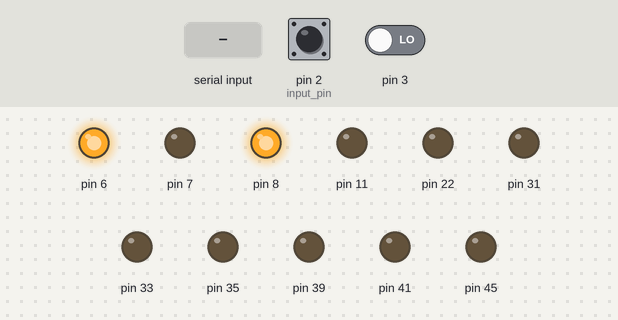
Bench run of a sketch on a simulated Arduino Mega 2560, built with avr-gcc and run on an emulated ATmega2560. Parts: output pins drawn as LEDs (lit = HIGH). The inputs (shaded band) are chosen by the test bench; at power-on: pin 2 (input_pin) LOW, pin 3 LOW. What the sketch prints to the serial monitor is not drawn.

Above: at 1.2 s.
1.3 s: "1,90,45\n" received over Serial
At 2.1 s:
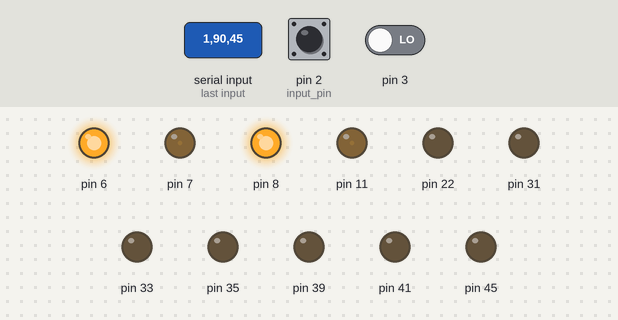
3.8 s: "30,150\n" received over Serial
At 4.7 s:
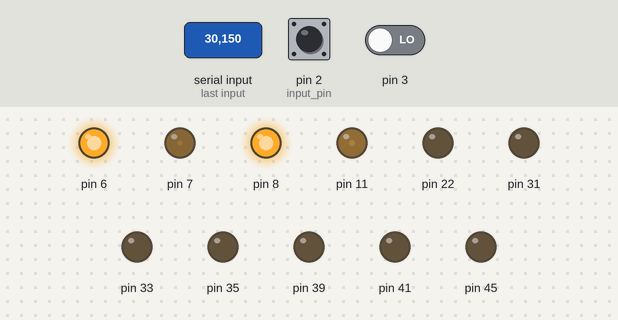
6.8 s: "5\n" received over Serial
At 8.9 s:
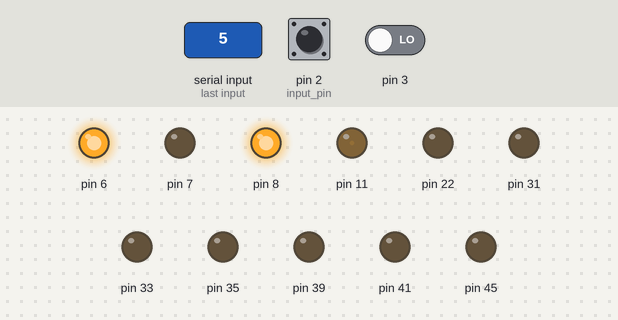
9.3 s: "90\n" received over Serial
At 10.8 s:
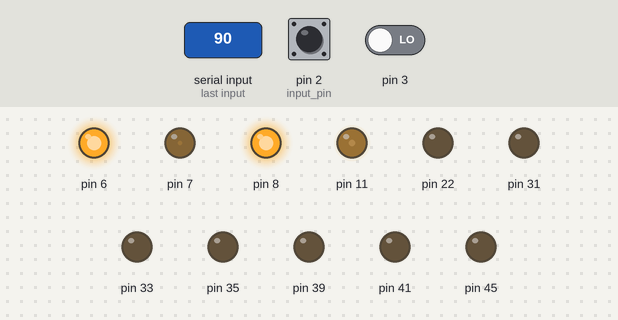
12.3 s: pin 2 (input_pin) pulsed HIGH 2 times (0.12 s each, 0.3 s apart)
At 13.4 s:
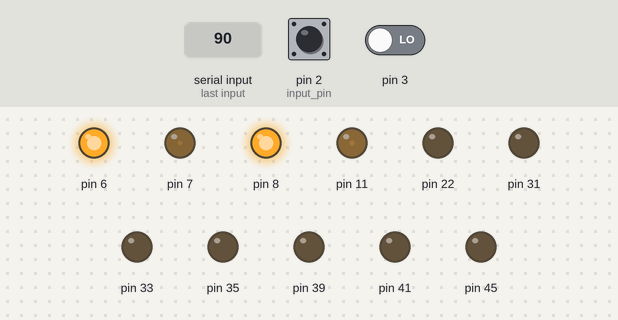
Timing chart, 0 to 15.3 s (numbered marks = the images above; inputs shaded):
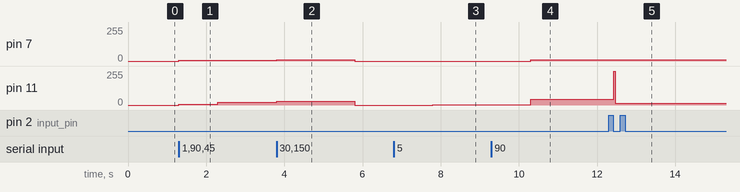

Measured:
- after the input at 1.3 s, pin 7: 0/255 → 4/255 at once; pin 11: 0/255 → 4/255 at once, → 21/255 1.0 s later
- after the input at 3.8 s, pin 7: 4/255 → 10/255 at once, → 0/255 2.0 s later; pin 11: 21/255 → 27/255 at once, → 0/255 2.0 s later
- after the input at 6.8 s, pin 11: 0/255 → 2/255 after 1.0 s
- after the input at 9.3 s, pin 7: 0/255 → 8/255 after 1.0 s; pin 11: 2/255 → 42/255 after 1.0 s
- after the input at 12.3 s, pin 11: 42/255 → 13/255 after 0.12 s

The sketch:

throwing_mechanism_rpm.ino
```cpp
#include<avr/interrupt.h>
#include<avr/io.h>
#define input_pin PE4
#define dir1 8
#define pwm1 11
#define dir2 6
#define pwm2 7

long int rpm1 = 0, rpm2 = 0, desired_rpm = 1500, d_error1=0 ,error1=0,e1 = 0,pe1=0,d_error2=0 ,error2=0,e2 = 0,pe2=0;
long int prev_time1, prev_time2, duration1, duration2;
long int value1 = 0, value2 =0;
float kp1 = 9;
float P1 = 0, z1 = 0;
float kp2 = 1;
float P2 = 0, z2 = 0;
int p = 0;
unsigned long h = 0;
boolean currentstate1, prevstate1, currentstate2, prevstate2;
//   Roller-1      (lagori)    Roller-2
//      6,7                      8,11
// dir1 = ph5,d8
// dir2  =ph3,d6
// pwm1 = pb5 ,d11

// pwm2 = ph4 , d7
void setup() {
  Serial.begin(115200);
  cli();
  DDRC = (1<<6)|(1<<4)|(1<<2);
  DDRG = (1<<PG2)|(1<<PG0);
  DDRL = (1<<PL4);
  DDRA = (1<<PA0)|(1<<A2);
  DDRE &=~(1<<4) | (1<<5); // ir
  DDRB |= (1<<PB5);
  DDRH |= (1<<PH4)|(1<<PH5)|(1<<PH3);
  prev_time1 = 0;
  prev_time2 = 0;
  prevstate1 = 0x00;
  prevstate2 = 0x00;
  PORTH |= (1<<PH5)|(1<<PH3);
  TCCR1A = 0x82;  //roller-2 timer
  TCCR1B = 0x19;
  TCCR4B = 0x19;  // roller-1 timer
  TCCR4A = 0x22;
  TCCR3B = (1 << CS31); // timer for delay
  TIMSK3 = (1 << TOIE3);
  sei();
  ICR4 = 5500; // roller-1
  ICR1 = 5500; // roller-2
}

void loop() {
  if (Serial.available()) {
    p = Serial.parseInt() + Serial.parseInt();
  }
OCR1A=p+z1;
OCR4B=p+z2;
 currentstate1 = bool(PINE & (1 << PE4));
  if (prevstate1 != currentstate1) {
    if (currentstate1 == LOW) {
      duration1 = (h - prev_time1);
      prev_time1 = h;
      rpm1 = (243252.54 / duration1);
    }
    prevstate1 = currentstate1;
  }
 currentstate2 = bool(PINE & (1 << PE5));
  if (prevstate2 != currentstate2) {
    if (currentstate2 == LOW) {
      duration2 = (h - prev_time2);
      prev_time2 = h;
      rpm2 = (243252.54 / duration2);
    }
//    Serial.print(rpm1);
//    Serial.print("  ");
//    Serial.println(rpm2);
    prevstate2 = currentstate2;
  }
  e1=p-rpm1;
  P1=kp1*e1;
  z1=P1;
  if(rpm1>p+100){
    OCR1A=0;
  }
  e2=p-rpm2;
  P2=kp2*e2;
  z2=P2;
  if(rpm2>p+100){
    OCR4B=0;
  }
//  if(PINA & (1 << PA0)){
//    PORTL |= (1<<PL4);
//    PORTG &=~ (1<<PG0);
////    Serial.println("open");
//  }
//  else if (PINA &(1<<PA2))
//  {
//    PORTG |= (1<<PG0);
//    PORTL &=~ (1<<PL4);
////     Serial.println("close");
//  }


//  else Serial.println("no");

////  pe1=e1;
  Serial.print(rpm1);
  Serial.print("  ");
////  Serial.print(z1);
////  Serial.print("  ");
  Serial.println(rpm2);
////  Serial.print("  ");
////  Serial.println(OCR1A);
////  Serial.print("  ");
////    Serial.println(OCR4B);
////  Serial.print("  ");
}
ISR(TIMER3_OVF_vect)
{
  TCNT3 = 63535;
  h++;
 }
```
